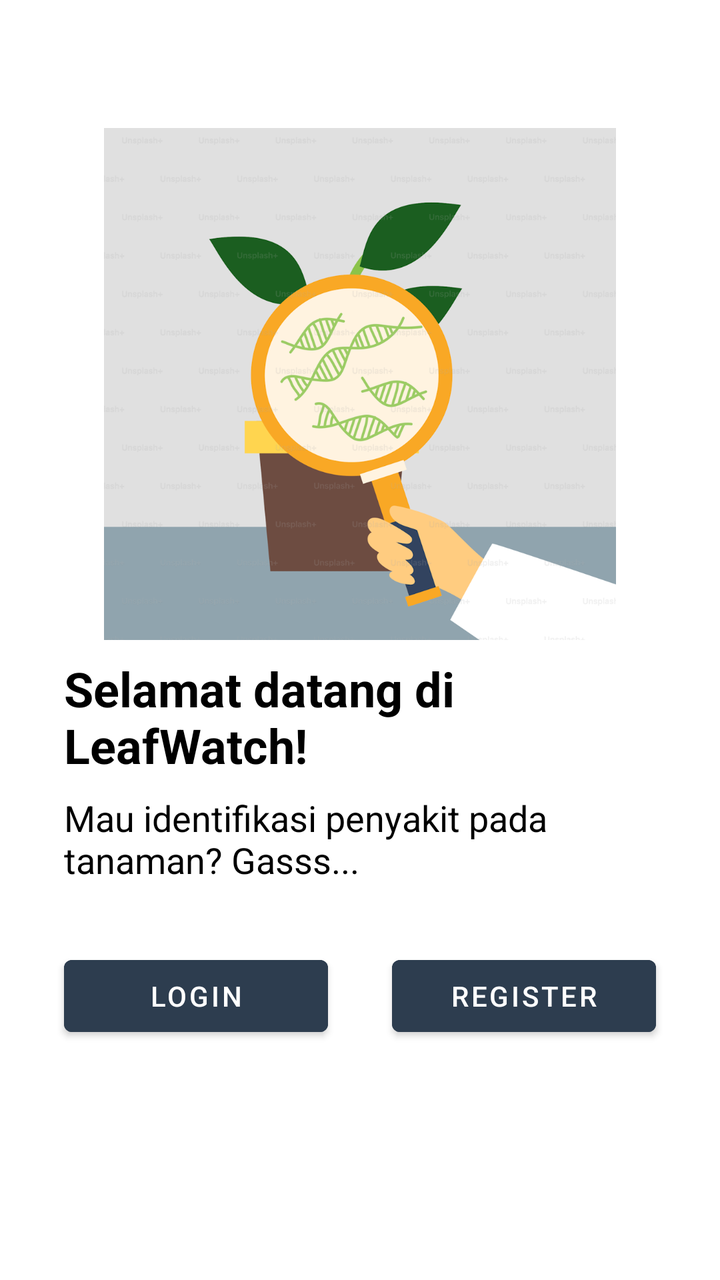
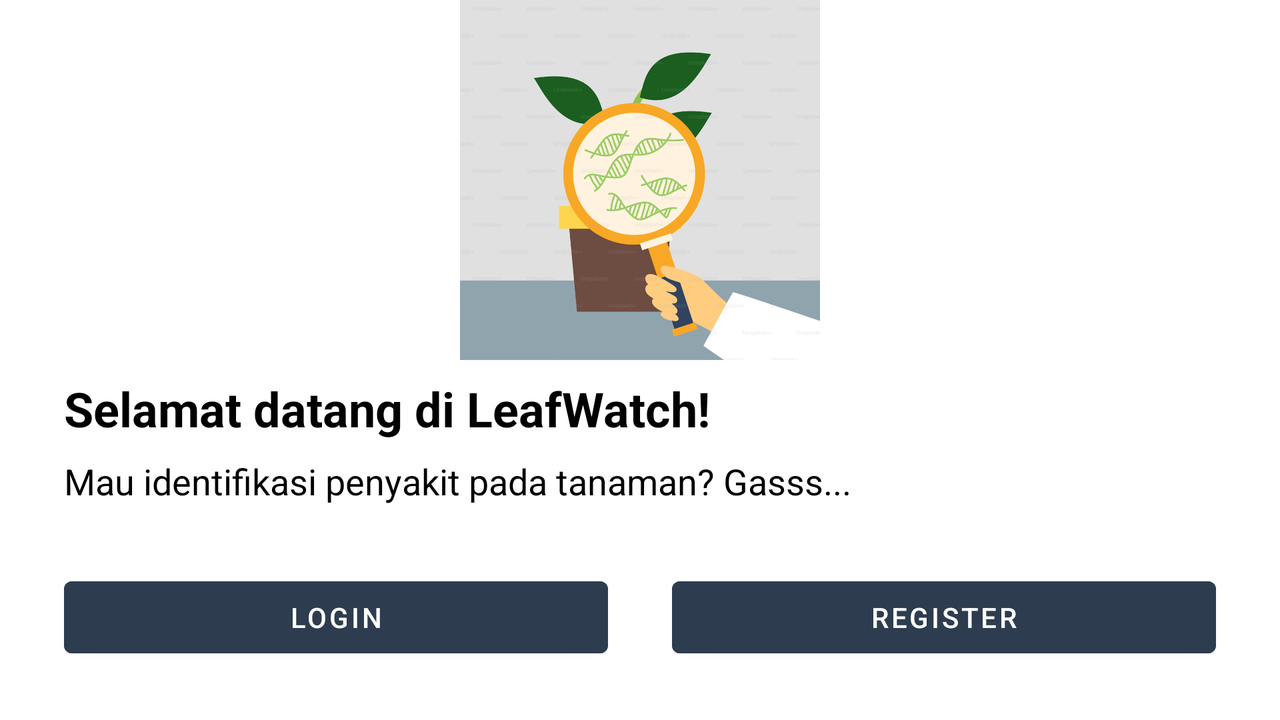

The same Android screen from two of the app's own layout files: first res/layout/ as a phone draws it, then the repository's variant for another configuration, drawn on a device whose configuration selects that folder. Both files follow.
<!-- AndroidManifest.xml: application theme Theme.Capstone -->
<!-- res/layout/activity_welcome.xml -->
<?xml version="1.0" encoding="utf-8"?>
<androidx.constraintlayout.widget.ConstraintLayout xmlns:android="http://schemas.android.com/apk/res/android"
    xmlns:app="http://schemas.android.com/apk/res-auto"
    xmlns:tools="http://schemas.android.com/tools"
    android:id="@+id/background"
    android:layout_width="match_parent"
    android:layout_height="match_parent"
    tools:context=".ui.main.WelcomeActivity">

    <ImageView
        android:id="@+id/imageView"
        android:layout_width="0dp"
        android:layout_height="0dp"
        android:layout_marginStart="24dp"
        android:layout_marginEnd="24dp"
        app:layout_constraintBottom_toTopOf="@+id/guidelineHorizontal"
        app:layout_constraintEnd_toEndOf="parent"
        app:layout_constraintStart_toStartOf="parent"
        app:layout_constraintTop_toBottomOf="@id/guidelineHorizontal2"
        app:srcCompat="@drawable/image_welcome" />

    <TextView
        android:id="@+id/titleTextView"
        android:layout_width="0dp"
        android:layout_height="wrap_content"
        android:layout_marginStart="32dp"
        android:layout_marginTop="8dp"
        android:layout_marginEnd="32dp"
        android:alpha="0"
        android:text="@string/title_welcome_page"
        android:textColor="?attr/colorOnSecondary"
        android:textSize="24sp"
        android:textStyle="bold"
        app:layout_constraintEnd_toEndOf="parent"
        app:layout_constraintHorizontal_bias="0.0"
        app:layout_constraintStart_toStartOf="parent"
        app:layout_constraintTop_toTopOf="@+id/guidelineHorizontal"
        tools:alpha="100" />

    <TextView
        android:id="@+id/descTextView"
        android:layout_width="0dp"
        android:layout_height="wrap_content"
        android:layout_marginStart="32dp"
        android:layout_marginTop="8dp"
        android:layout_marginEnd="32dp"
        android:alpha="0"
        android:text="@string/message_welcome_page"
        android:textColor="?attr/colorOnSecondary"
        android:textSize="18sp"
        app:layout_constraintEnd_toEndOf="parent"
        app:layout_constraintHorizontal_bias="0.0"
        app:layout_constraintStart_toStartOf="parent"
        app:layout_constraintTop_toBottomOf="@+id/titleTextView"
        tools:alpha="100" />

    <Button
        android:id="@+id/loginButton"
        android:layout_width="0dp"
        android:layout_height="wrap_content"
        android:layout_marginStart="32dp"
        android:layout_marginTop="32dp"
        android:layout_marginEnd="16dp"
        android:alpha="0"
        android:backgroundTint="@color/navy"
        android:text="@string/login"
        app:layout_constraintEnd_toStartOf="@+id/guidelineVertical"
        app:layout_constraintStart_toStartOf="parent"
        app:layout_constraintTop_toBottomOf="@+id/descTextView"
        tools:alpha="100" />

    <Button
        android:id="@+id/signupButton"
        android:layout_width="0dp"
        android:layout_height="wrap_content"
        android:layout_marginStart="16dp"
        android:layout_marginTop="32dp"
        android:layout_marginEnd="32dp"
        android:alpha="0"
        android:backgroundTint="@color/navy"
        android:text="@string/signup"
        app:layout_constraintEnd_toEndOf="parent"
        app:layout_constraintStart_toStartOf="@+id/guidelineVertical"
        app:layout_constraintTop_toBottomOf="@+id/descTextView"
        tools:alpha="100" />

    <androidx.constraintlayout.widget.Guideline
        android:id="@+id/guidelineHorizontal"
        android:layout_width="wrap_content"
        android:layout_height="64dp"
        android:orientation="horizontal"
        app:layout_constraintEnd_toEndOf="parent"
        app:layout_constraintGuide_percent="0.5"
        app:layout_constraintStart_toStartOf="parent" />

    <androidx.constraintlayout.widget.Guideline
        android:id="@+id/guidelineHorizontal2"
        android:layout_width="wrap_content"
        android:layout_height="64dp"
        android:orientation="horizontal"
        app:layout_constraintEnd_toEndOf="parent"
        app:layout_constraintGuide_percent="0.1"
        app:layout_constraintStart_toStartOf="parent" />

    <androidx.constraintlayout.widget.Guideline
        android:id="@+id/guidelineVertical"
        android:layout_width="wrap_content"
        android:layout_height="64dp"
        android:orientation="vertical"
        app:layout_constraintEnd_toEndOf="parent"
        app:layout_constraintGuide_percent="0.5"
        app:layout_constraintStart_toStartOf="parent" />

</androidx.constraintlayout.widget.ConstraintLayout>
<!-- resources referenced by this layout -->
<resources>
  <color name="navy">#2D3D4F</color>
  <!-- drawable image_welcome: png bitmap (drawable, 144864 bytes) -->
  <string name="login">Login</string>
  <string name="message_welcome_page">Mau identifikasi penyakit pada tanaman? Gasss...</string>
  <string name="signup">Register</string>
  <string name="title_welcome_page">Selamat datang di LeafWatch!</string>
  <style name="Theme.Capstone" parent="Theme.MaterialComponents.DayNight.DarkActionBar">
          
          <item name="colorPrimary">@color/green_700</item>
          <item name="colorPrimaryVariant">@color/green_500</item>
          <item name="colorOnPrimary">@color/white</item>
          
          <item name="colorSecondary">@color/teal_200</item>
          <item name="colorSecondaryVariant">@color/teal_700</item>
          <item name="colorOnSecondary">@color/black</item>
          
          <item name="android:statusBarColor">?attr/colorPrimaryVariant</item>
          
      </style>
  <color name="green_700">#109310</color>
  <color name="green_500">#1d861d</color>
  <color name="white">#FFFFFFFF</color>
  <color name="teal_200">#FF03DAC5</color>
  <color name="teal_700">#FF018786</color>
  <color name="black">#FF000000</color>
</resources>
<!-- res/layout-land/activity_welcome.xml (the repository's variant of the layout above) -->
<!-- drawn on the phone turned sideways -->
<?xml version="1.0" encoding="utf-8"?>
<androidx.constraintlayout.widget.ConstraintLayout xmlns:android="http://schemas.android.com/apk/res/android"
    xmlns:app="http://schemas.android.com/apk/res-auto"
    xmlns:tools="http://schemas.android.com/tools"
    android:id="@+id/background"
    android:layout_width="match_parent"
    android:layout_height="match_parent"
    tools:context=".ui.main.WelcomeActivity">

    <ImageView
        android:id="@+id/imageView"
        android:layout_width="0dp"
        android:layout_height="0dp"
        android:layout_marginStart="24dp"
        android:layout_marginEnd="24dp"
        app:layout_constraintBottom_toTopOf="@+id/guidelineHorizontal"
        app:layout_constraintEnd_toEndOf="parent"
        app:layout_constraintHorizontal_bias="0.0"
        app:layout_constraintStart_toStartOf="parent"
        app:layout_constraintTop_toTopOf="parent"
        app:layout_constraintVertical_bias="0.0"
        app:srcCompat="@drawable/image_welcome" />

    <TextView
        android:id="@+id/titleTextView"
        android:layout_width="0dp"
        android:layout_height="wrap_content"
        android:layout_marginStart="32dp"
        android:layout_marginTop="8dp"
        android:layout_marginEnd="32dp"
        android:alpha="0"
        android:text="@string/title_welcome_page"
        android:textColor="?attr/colorOnSecondary"
        android:textSize="24sp"
        android:textStyle="bold"
        app:layout_constraintEnd_toEndOf="parent"
        app:layout_constraintHorizontal_bias="0.0"
        app:layout_constraintStart_toStartOf="parent"
        app:layout_constraintTop_toTopOf="@+id/guidelineHorizontal"
        tools:alpha="100" />

    <TextView
        android:id="@+id/descTextView"
        android:layout_width="0dp"
        android:layout_height="wrap_content"
        android:layout_marginStart="32dp"
        android:layout_marginTop="8dp"
        android:layout_marginEnd="32dp"
        android:alpha="0"
        android:text="@string/message_welcome_page"
        android:textColor="?attr/colorOnSecondary"
        android:textSize="18sp"
        app:layout_constraintEnd_toEndOf="parent"
        app:layout_constraintHorizontal_bias="0.0"
        app:layout_constraintStart_toStartOf="parent"
        app:layout_constraintTop_toBottomOf="@+id/titleTextView"
        tools:alpha="100" />

    <Button
        android:id="@+id/loginButton"
        android:layout_width="0dp"
        android:layout_height="wrap_content"
        android:layout_marginStart="32dp"
        android:layout_marginTop="32dp"
        android:layout_marginEnd="16dp"
        android:alpha="0"
        android:backgroundTint="@color/navy"
        android:text="@string/login"
        app:layout_constraintEnd_toStartOf="@+id/guidelineVertical"
        app:layout_constraintStart_toStartOf="parent"
        app:layout_constraintTop_toBottomOf="@+id/descTextView"
        tools:alpha="100" />

    <Button
        android:id="@+id/signupButton"
        android:layout_width="0dp"
        android:layout_height="wrap_content"
        android:layout_marginStart="16dp"
        android:layout_marginTop="32dp"
        android:layout_marginEnd="32dp"
        android:alpha="0"
        android:backgroundTint="@color/navy"
        android:text="@string/signup"
        app:layout_constraintEnd_toEndOf="parent"
        app:layout_constraintStart_toStartOf="@+id/guidelineVertical"
        app:layout_constraintTop_toBottomOf="@+id/descTextView"
        tools:alpha="100" />

    <androidx.constraintlayout.widget.Guideline
        android:id="@+id/guidelineHorizontal"
        android:layout_width="wrap_content"
        android:layout_height="64dp"
        android:orientation="horizontal"
        app:layout_constraintEnd_toEndOf="parent"
        app:layout_constraintGuide_percent="0.5"
        app:layout_constraintStart_toStartOf="parent" />

    <androidx.constraintlayout.widget.Guideline
        android:id="@+id/guidelineVertical"
        android:layout_width="wrap_content"
        android:layout_height="64dp"
        android:orientation="vertical"
        app:layout_constraintEnd_toEndOf="parent"
        app:layout_constraintGuide_percent="0.5"
        app:layout_constraintStart_toStartOf="parent" />

</androidx.constraintlayout.widget.ConstraintLayout>
